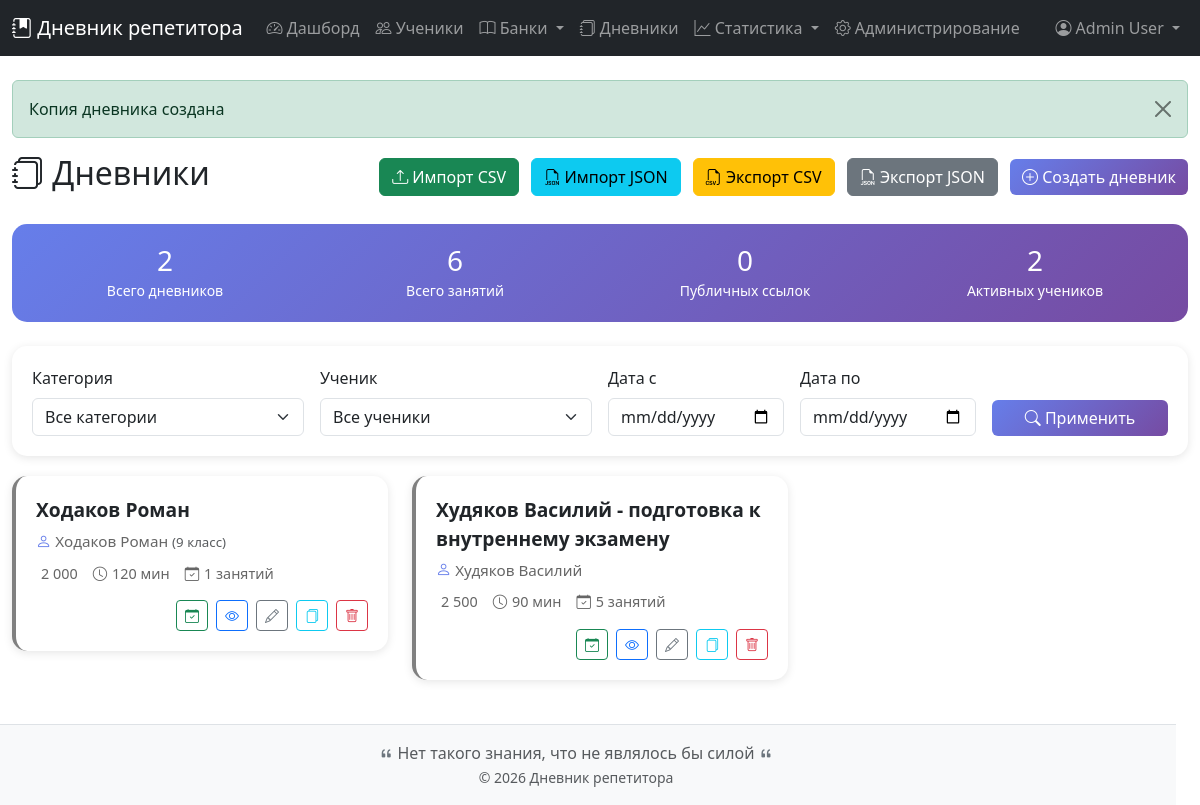
Page /diaries.php?message=copied (signed in) on the committed database.
### tables this page shows
CREATE TABLE `users` (
  `id` int(11) NOT NULL,
  `username` varchar(50) NOT NULL,
  `email` varchar(100) NOT NULL,
  `password_hash` varchar(255) NOT NULL,
  `first_name` varchar(50) NOT NULL,
  `last_name` varchar(50) NOT NULL,
  `middle_name` varchar(50) DEFAULT NULL,
  `phone` varchar(20) DEFAULT NULL,
  `is_active` tinyint(1) DEFAULT 1,
  `is_admin` tinyint(1) DEFAULT 0,
  `created_at` timestamp NOT NULL DEFAULT current_timestamp(),
  `updated_at` timestamp NOT NULL DEFAULT current_timestamp() ON UPDATE current_timestamp(),
  `last_login` timestamp NULL DEFAULT NULL,
  `reset_token` varchar(100) DEFAULT NULL,
  `reset_token_expires` timestamp NULL DEFAULT NULL
);

CREATE TABLE `diaries` (
  `id` int(11) NOT NULL,
  `user_id` int(11) NOT NULL,
  `student_id` int(11) DEFAULT NULL,
  `category_id` int(11) DEFAULT NULL,
  `name` varchar(255) NOT NULL,
  `description` text DEFAULT NULL,
  `lesson_cost` decimal(10,2) DEFAULT NULL,
  `lesson_duration` int(11) DEFAULT NULL,
  `public_link` varchar(100) DEFAULT NULL,
  `is_public` tinyint(4) NOT NULL DEFAULT 0,
  `created_at` timestamp NOT NULL DEFAULT current_timestamp(),
  `updated_at` timestamp NOT NULL DEFAULT current_timestamp() ON UPDATE current_timestamp()
);

CREATE TABLE `students` (
  `id` int(11) NOT NULL,
  `user_id` int(11) NOT NULL,
  `first_name` varchar(50) NOT NULL,
  `last_name` varchar(50) NOT NULL,
  `middle_name` varchar(50) DEFAULT NULL,
  `class` varchar(20) DEFAULT NULL,
  `phone` varchar(20) DEFAULT NULL,
  `lesson_cost` decimal(10,2) DEFAULT NULL,
  `lesson_duration` int(11) DEFAULT NULL,
  `lessons_per_week` int(11) DEFAULT NULL,
  `goals` text DEFAULT NULL,
  `birth_date` date DEFAULT NULL,
  `start_date` date DEFAULT NULL,
  `end_date` date DEFAULT NULL,
  `city` varchar(100) DEFAULT NULL,
  `email` varchar(100) DEFAULT NULL,
  `messenger1` varchar(255) DEFAULT NULL,
  `messenger2` varchar(255) DEFAULT NULL,
  `messenger3` varchar(255) DEFAULT NULL,
  `is_active` tinyint(1) DEFAULT 1,
  `created_at` timestamp NOT NULL DEFAULT current_timestamp(),
  `updated_at` timestamp NOT NULL DEFAULT current_timestamp() ON UPDATE current_timestamp()
);

### diaries.php (the view, shortened to what the rows shown need)
<?php
require_once 'config.php';
$currentUser = getCurrentUser($pdo);
$userId = $currentUser['id'];
$action = $_GET['action'] ?? 'list';
        ?>
        <?php
$query = "
    SELECT
        d.*,
        s.last_name as student_last_name,
        s.first_name as student_first_name,
        s.middle_name as student_middle_name,
        s.class as student_class,
        c.name as category_name,
        c.color as category_color,
        (SELECT COUNT(*) FROM lessons WHERE diary_id = d.id) as lessons_count,
        (SELECT COUNT(*) FROM diary_comments WHERE diary_id = d.id) as comments_count
    FROM diaries d
    JOIN students s ON d.student_id = s.id
    LEFT JOIN categories c ON d.category_id = c.id
    WHERE d.user_id = ?
";
$params = [$userId];
$query .= " ORDER BY d.created_at DESC";
$stmt = $pdo->prepare($query);
$stmt->execute($params);
$diaries = $stmt->fetchAll();
$publicView = isset($_GET['public']) && isset($_GET['token']);
?>
<!DOCTYPE html>
<html lang="ru">
<head>
    <link href="https://cdn.jsdelivr.net/npm/bootstrap@5.3.0/dist/css/bootstrap.min.css" rel="stylesheet">
    <link href="https://cdn.jsdelivr.net/npm/bootstrap-icons@1.11.0/font/bootstrap-icons.css" rel="stylesheet">
</head>
<body>
    <?php if (!$publicView): ?>
        <?php include 'menu.php'; ?>
    <?php endif; ?>
    <div class="container-fluid py-4">
        <?php if ($publicView && isset($publicDiary)): ?>
            <div class="public-view">
                <div class="public-header">
                    <i class="bi bi-journal-bookmark-fill" style="font-size: 3rem; color: #667eea;"></i>
                    <h1><?php echo htmlspecialchars($publicDiary['name']); ?></h1>
                    <p class="text-muted">
                        Дневник ученика: <?php echo htmlspecialchars($publicDiary['last_name'] . ' ' . $publicDiary['first_name'] . ' ' . ($publicDiary['middle_name'] ?? '')); ?>
                    </p>
                </div>
                <div class="public-info">
                    <h4>Информация о дневнике</h4>
                    <hr>
                    <?php if (!empty($publicDiary['description'])): ?>
                        <div class="mb-3">
                            <strong>Описание:</strong>
                            <p><?php echo nl2br(htmlspecialchars($publicDiary['description'])); ?></p>
                        </div>
                    <?php endif; ?>
                    <div class="row">
                        <div class="col-md-6">
                            <p><strong>Стоимость занятия:</strong>
                                <?php echo $publicDiary['lesson_cost'] ? number_format($publicDiary['lesson_cost'], 0, ',', ' ') . ' ₽' : 'Не указана'; ?>
                            </p>
                        </div>
                        <div class="col-md-6">
                            <p><strong>Длительность занятия:</strong>
                                <?php
                                if ($publicDiary['lesson_duration']) {
                                    $hours = floor($publicDiary['lesson_duration'] / 60);
                                    $minutes = $publicDiary['lesson_duration'] % 60;
                                    echo ($hours > 0 ? $hours . ' ч ' : '') . ($minutes > 0 ? $minutes . ' мин' : '');
                                } else {
                                    echo 'Не указана';
                                }
                                ?>
                            </p>
                        </div>
                    </div>
                    <p><strong>Дата создания:</strong> <?php echo date('d.m.Y H:i', strtotime($publicDiary['created_at'])); ?></p>
                    <p><strong>Последнее обновление:</strong> <?php echo date('d.m.Y H:i', strtotime($publicDiary['updated_at'])); ?></p>
                    <div class="alert alert-info mt-3">
                        <i class="bi bi-info-circle"></i>
                        Это публичная ссылка на дневник. Вы можете поделиться ею с учеником.
                    </div>
                </div>
            </div>
        <?php elseif ($action === 'list'): ?>
            <div class="d-flex justify-content-between align-items-center mb-4">
                <h2><i class="bi bi-journals"></i> Дневники</h2>
            </div>
<div class="row">
    <?php if (empty($diaries)): ?>
        <div class="col-12">
            <div class="alert alert-info text-center py-5">
                <i class="bi bi-journal" style="font-size: 3rem;"></i>
                <h4 class="mt-3">Дневники не найдены</h4>
                <p>Создайте первый дневник, нажав кнопку "Создать дневник"</p>
            </div>
        </div>
    <?php else: ?>
        <?php foreach ($diaries as $diary): ?>
            <div class="col-md-6 col-lg-4">
                <div class="diary-card" style="border-left-color: <?php echo $diary['category_color'] ?? '#808080'; ?>">
                    <div class="diary-name">
                        <?php echo htmlspecialchars($diary['name']); ?>
                    </div>
                    <div class="diary-student">
                        <i class="bi bi-person"></i>
                        <?php
                        $stmtStudent = $pdo->prepare("SELECT last_name, first_name, middle_name, class FROM students WHERE id = ?");
                        $stmtStudent->execute([$diary['student_id']]);
                        $student = $stmtStudent->fetch();
                        if ($student):
                        ?>
                            <?php echo htmlspecialchars($student['last_name'] . ' ' . $student['first_name'] . ' ' . ($student['middle_name'] ?? '')); ?>
                            <?php if ($student['class']): ?>
                                <small class="text-muted">(<?php echo htmlspecialchars($student['class']); ?> класс)</small>
                            <?php endif; ?>
                        <?php else: ?>
                            <span class="text-muted">Ученик не найден</span>
                        <?php endif; ?>
                    </div>
                    <div class="diary-meta">
                        <span class="diary-meta-item">
                            <?php echo $diary['lesson_cost'] ? number_format($diary['lesson_cost'], 0, ',', ' ') : '—'; ?>
                        </span>
                        <span class="diary-meta-item">
                            <i class="bi bi-clock"></i>
                            <?php echo $diary['lesson_duration'] ? $diary['lesson_duration'] . ' мин' : '—'; ?>
                        </span>
                        <span class="diary-meta-item">
                            <i class="bi bi-calendar-check"></i>
                            <?php echo $diary['lessons_count']; ?> занятий
                        </span>
                    </div>
                    <div class="mt-3 d-flex justify-content-end gap-2">
                                <a href="lessons.php?diary_id=<?php echo $diary['id']; ?>" class="btn btn-sm btn-outline-success" title="Перейти к занятиям">
            <i class="bi bi-calendar-check"></i>
        </a>
                        <a href="?action=view&id=<?php echo $diary['id']; ?>" class="btn btn-sm btn-outline-primary" title="Просмотр">
                            <i class="bi bi-eye"></i>
                        </a>
                        <a href="?action=edit&id=<?php echo $diary['id']; ?>" class="btn btn-sm btn-outline-secondary" title="Редактировать">
                            <i class="bi bi-pencil"></i>
                        </a>
                        <a href="?copy=1&id=<?php echo $diary['id']; ?>" class="btn btn-sm btn-outline-info" title="Создать копию"
                           onclick="return confirm('Создать копию дневника?')">
                            <i class="bi bi-files"></i>
                        </a>
                        <a href="?delete=1&id=<?php echo $diary['id']; ?>" class="btn btn-sm btn-outline-danger" title="Удалить"
                           onclick="return confirm('Удалить дневник?')">
                            <i class="bi bi-trash"></i>
                        </a>
                    </div>
                </div>
            </div>
        <?php endforeach; ?>
    <?php endif; ?>
</div>
        <?php endif; ?>
    </div>
<?php include 'footer.php'; ?>
</body>
</html>

### menu.php (shortened to what the rows shown need)
<?php
$currentUser = getCurrentUser($pdo);
?>
<nav class="navbar navbar-expand-lg navbar-dark bg-dark">
    <div class="container-fluid">
        <a class="navbar-brand" href="dashboard.php">
            <i class="bi bi-journal-bookmark-fill"></i> Дневник репетитора
        </a>
        <div class="collapse navbar-collapse" id="navbarNav">
            <ul class="navbar-nav me-auto">
                <li class="nav-item">
                    <a class="nav-link" href="dashboard.php">
                        <i class="bi bi-speedometer2"></i> Дашборд
                    </a>
                </li>
                <li class="nav-item">
                    <a class="nav-link" href="students.php">
                        <i class="bi bi-people"></i> Ученики
                    </a>
                </li>
                <li class="nav-item dropdown">
                    <a class="nav-link dropdown-toggle" href="#" role="button" data-bs-toggle="dropdown">
                        <i class="bi bi-book"></i> Банки
                    </a>
                </li>
                <li class="nav-item">
                    <a class="nav-link" href="diaries.php">
                        <i class="bi bi-journals"></i> Дневники
                    </a>
                </li>
<li class="nav-item dropdown">
    <a class="nav-link dropdown-toggle" href="#" id="statsDropdown" role="button" data-bs-toggle="dropdown">
        <i class="bi bi-graph-up"></i> Статистика
    </a>
</li>                <?php if (isAdmin()): ?>
                <li class="nav-item">
                    <a class="nav-link" href="admin.php">
                        <i class="bi bi-gear"></i> Администрирование
                    </a>
                </li>
                <?php endif; ?>
            </ul>
            <ul class="navbar-nav">
                <li class="nav-item dropdown">
                    <a class="nav-link dropdown-toggle" href="#" role="button" data-bs-toggle="dropdown">
                        <i class="bi bi-person-circle"></i>
                        <?php echo htmlspecialchars($currentUser['first_name'] . ' ' . $currentUser['last_name']); ?>
                    </a>
                </li>
            </ul>
        </div>
    </div>
</nav>
<link rel="stylesheet" href="https://cdn.jsdelivr.net/npm/bootstrap-icons@1.11.0/font/bootstrap-icons.css">

### rows in the picture
users: first_name+last_name "Admin User"
diaries: name "Ходаков Роман", student.middle_name "Ходаков Роман", student.class "9", lesson_cost "2 000", lesson_duration "120", lessons_count "1"
diaries: name "Худяков Василий - подготовка к внутреннему экзамену", student.middle_name "Худяков Василий", lesson_cost "2 500", lesson_duration "90", lessons_count "5"

### other values in the picture
$messages[$_GET['message']] "Копия дневника создана"
count($diaries) "2"
$totalLessons "6"
$publicCount "0"
count($students) "2"
